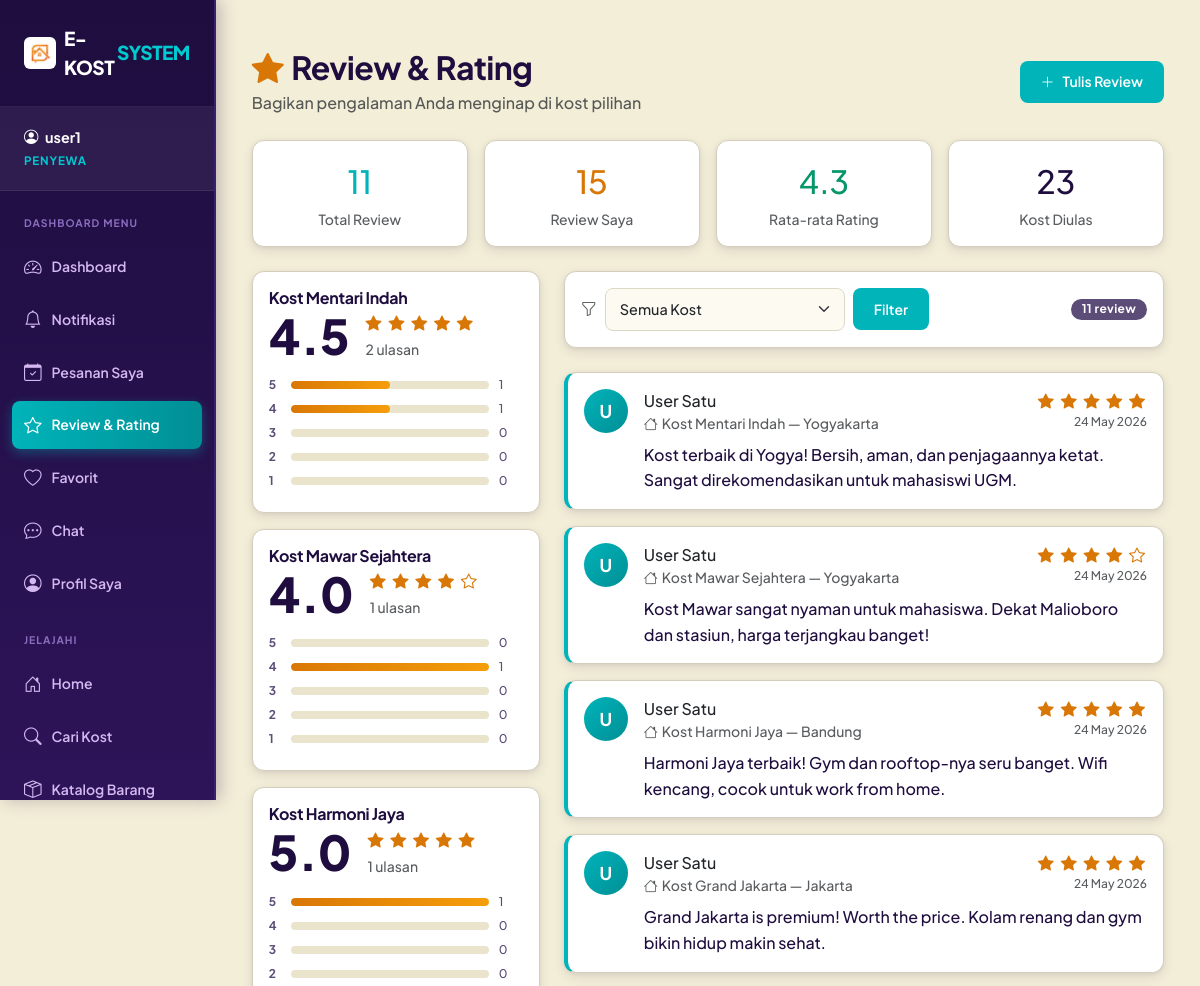
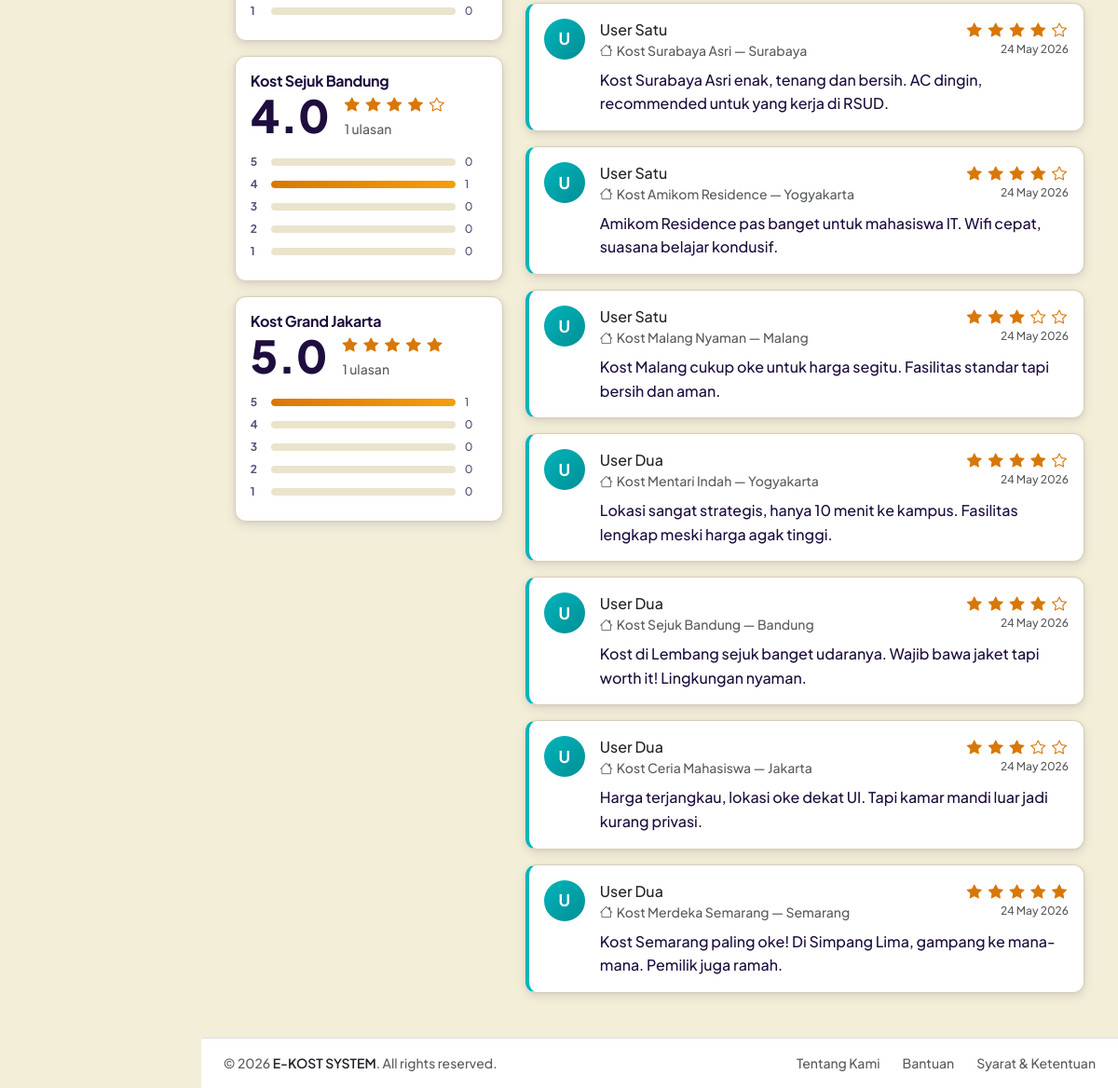
The page /modules/user/reviews.php (signed in) on the database its author committed (2 pictures, top to bottom).
### tables this page shows
CREATE TABLE kost (
    id INT AUTO_INCREMENT PRIMARY KEY,
    owner_id INT NOT NULL,
    name VARCHAR(100) NOT NULL,
    type ENUM('Putra', 'Putri', 'Campur') NOT NULL,
    description TEXT,
    address TEXT NOT NULL,
    city VARCHAR(50) NOT NULL,
    latitude DECIMAL(10, 8),
    longitude DECIMAL(11, 8),
    rules TEXT,
    facilities TEXT,
    price_start DECIMAL(12, 2) DEFAULT 0,
    created_at TIMESTAMP DEFAULT CURRENT_TIMESTAMP,
    FOREIGN KEY (owner_id) REFERENCES users(id) ON DELETE CASCADE
);

CREATE TABLE review (
    id INT AUTO_INCREMENT PRIMARY KEY,
    user_id INT NOT NULL,
    kost_id INT NOT NULL,
    rating INT CHECK (rating >= 1 AND rating <= 5),
    comment TEXT,
    created_at TIMESTAMP DEFAULT CURRENT_TIMESTAMP,
    FOREIGN KEY (user_id) REFERENCES users(id) ON DELETE CASCADE,
    FOREIGN KEY (kost_id) REFERENCES kost(id) ON DELETE CASCADE
);

CREATE TABLE users (
    id INT AUTO_INCREMENT PRIMARY KEY,
    username VARCHAR(50) NOT NULL UNIQUE,
    password VARCHAR(255) NOT NULL,
    email VARCHAR(100) NOT NULL UNIQUE,
    role ENUM('admin', 'owner', 'user') NOT NULL,
    full_name VARCHAR(100),
    phone VARCHAR(20),
    avatar VARCHAR(255),
    status ENUM('pending', 'verified', 'rejected') NOT NULL DEFAULT 'pending',
    created_at TIMESTAMP DEFAULT CURRENT_TIMESTAMP
);

### modules/user/reviews.php (the view, shortened to what this page needs)
<?php
require_once '../../config/database.php';
$user_id = $_SESSION['user_id'];
$kosts = $pdo->query("SELECT id, name, city FROM kost ORDER BY name")->fetchAll();
$review_query = "
    SELECT r.*, u.username, u.full_name, u.avatar, k.name as kost_name, k.city
    FROM review r
    JOIN users u ON r.user_id = u.id
    JOIN kost k ON r.kost_id = k.id
";
$review_params = [];
$review_query .= " ORDER BY r.created_at DESC";
$stmt = $pdo->prepare($review_query);
$stmt->execute($review_params);
$reviews = $stmt->fetchAll();
$avg_map = [];
$tmp = $pdo->query("SELECT kost_id, AVG(rating) as avg_rating, COUNT(*) as total_reviews FROM review GROUP BY kost_id")->fetchAll();
foreach ($tmp as $r) { $avg_map[$r['kost_id']] = $r; }
$total_reviews = count($reviews);
$my_reviews_count = $pdo->prepare("SELECT COUNT(*) FROM review WHERE user_id = ?");
$my_reviews_count->execute([$user_id]);
$my_reviews_count = (int)$my_reviews_count->fetchColumn();
$overall_avg = $pdo->query("SELECT AVG(rating) FROM review")->fetchColumn();
include '../../layouts/header.php';
?>
<div class="container py-4">
    <div class="d-flex align-items-center justify-content-between mb-4 flex-wrap gap-3">
        <div>
            <h2 class="fw-bold mb-1" style="color:var(--dark)"><i class="bi bi-star-fill me-2" style="color:#D97706"></i>Review & Rating</h2>
            <p class="text-muted mb-0">Bagikan pengalaman Anda menginap di kost pilihan</p>
        </div>
        <button class="btn btn-primary" data-bs-toggle="modal" data-bs-target="#reviewModal">
            <i class="bi bi-plus-lg me-2"></i>Tulis Review
        </button>
    </div>
    <div class="row g-3 mb-4">
        <div class="col-6 col-md-3">
            <div class="card text-center p-3">
                <div class="fw-800 mb-1" style="font-size:2rem;color:var(--primary);"><?= $total_reviews ?></div>
                <div class="text-muted small fw-600">Total Review</div>
            </div>
        </div>
        <div class="col-6 col-md-3">
            <div class="card text-center p-3">
                <div class="fw-800 mb-1" style="font-size:2rem;color:#D97706;"><?= $my_reviews_count ?></div>
                <div class="text-muted small fw-600">Review Saya</div>
            </div>
        </div>
        <div class="col-6 col-md-3">
            <div class="card text-center p-3">
                <div class="fw-800 mb-1" style="font-size:2rem;color:var(--success);"><?= $overall_avg ? number_format($overall_avg, 1) : '–' ?></div>
                <div class="text-muted small fw-600">Rata-rata Rating</div>
            </div>
        </div>
        <div class="col-6 col-md-3">
            <div class="card text-center p-3">
                <div class="fw-800 mb-1" style="font-size:2rem;color:var(--dark);"><?= count($avg_map) ?></div>
                <div class="text-muted small fw-600">Kost Diulas</div>
            </div>
        </div>
    </div>
    <div class="row g-4">
        <div class="col-lg-4">
            <?php if (!empty($avg_map)): ?>
            <?php foreach (array_slice($avg_map, 0, 5, true) as $kid => $ar):
                $kname = '';
                foreach ($kosts as $k) { if ($k['id'] == $kid) { $kname = $k['name']; break; } }
                $avg = round($ar['avg_rating'], 1);
                $distribution = [];
                for ($s = 5; $s >= 1; $s--) {
                    $cnt = $pdo->prepare("SELECT COUNT(*) FROM review WHERE kost_id = ? AND rating = ?");
                    $cnt->execute([$kid, $s]);
                    $distribution[$s] = (int)$cnt->fetchColumn();
                }
                $total_r = $ar['total_reviews'];
            ?>
            <div class="card mb-3 kost-rating-card">
                <div class="card-body">
                    <h6 class="fw-700 mb-1"><?= htmlspecialchars($kname) ?></h6>
                    <div class="d-flex align-items-center gap-3 mb-3">
                        <div class="big-rating"><?= number_format($avg, 1) ?></div>
                        <div>
                            <div class="stars-display mb-1">
                                <?php for ($i = 1; $i <= 5; $i++): ?>
                                    <i class="bi bi-star<?= $i <= round($avg) ? '-fill' : '' ?>"></i>
                                <?php endfor; ?>
                            </div>
                            <div class="text-muted small"><?= $total_r ?> ulasan</div>
                        </div>
                    </div>
                    <?php for ($s = 5; $s >= 1; $s--):
                        $pct = $total_r > 0 ? round(($distribution[$s] / $total_r) * 100) : 0;
                    ?>
                    <div class="rating-bar-wrap">
                        <span style="width:12px;font-size:.75rem;font-weight:700;color:var(--text-muted)"><?= $s ?></span>
                        <div class="rating-bar"><div class="rating-bar-fill" style="width:<?= $pct ?>%"></div></div>
                        <span style="width:24px;font-size:.75rem;color:var(--text-muted)"><?= $distribution[$s] ?></span>
                    </div>
                    <?php endfor; ?>
                </div>
            </div>
            <?php endforeach; ?>
            <?php endif; ?>
        </div>
        <div class="col-lg-8">
            <div class="card mb-4">
                <div class="card-body py-3">
                    <form method="GET" class="d-flex gap-2 align-items-center flex-wrap">
                        <i class="bi bi-funnel text-muted"></i>
                        <select name="kost_id" class="form-select form-select-sm" style="max-width:240px;">
                            <option value="">Semua Kost</option>
                        </select>
                        <button type="submit" class="btn btn-sm btn-primary">Filter</button>
                        <span class="ms-auto badge bg-secondary"><?= count($reviews) ?> review</span>
                    </form>
                </div>
            </div>
            <?php if (empty($reviews)): ?>
            <div class="card text-center p-5">
                <i class="bi bi-chat-square-text display-3 mb-3" style="color:var(--border-color)"></i>
                <h5 class="fw-700">Belum Ada Review</h5>
                <p class="text-muted">Jadilah yang pertama memberikan ulasan!</p>
                <div><button class="btn btn-primary" data-bs-toggle="modal" data-bs-target="#reviewModal"><i class="bi bi-plus-lg me-2"></i>Tulis Review</button></div>
            </div>
            <?php else: ?>
            <div class="d-flex flex-column gap-3">
                <?php foreach ($reviews as $rv):
                    $initials = strtoupper(substr($rv['full_name'] ?: $rv['username'], 0, 1));
                ?>
                <div class="card review-card">
                    <div class="card-body">
                        <div class="d-flex gap-3 align-items-start">
                            <div class="reviewer-avatar"><?= $initials ?></div>
                            <div class="flex-grow-1 min-w-0">
                                <div class="d-flex justify-content-between align-items-start flex-wrap gap-2">
                                    <div>
                                        <div class="fw-700"><?= htmlspecialchars($rv['full_name'] ?: $rv['username']) ?></div>
                                        <div class="text-muted small"><i class="bi bi-house me-1"></i><?= htmlspecialchars($rv['kost_name']) ?> — <?= htmlspecialchars($rv['city']) ?></div>
                                    </div>
                                    <div class="text-end">
                                        <div class="stars-display" style="font-size:1rem;">
                                            <?php for ($i = 1; $i <= 5; $i++): ?>
                                                <i class="bi bi-star<?= $i <= $rv['rating'] ? '-fill' : '' ?>"></i>
                                            <?php endfor; ?>
                                        </div>
                                        <div class="text-muted" style="font-size:.75rem;"><?= date('d M Y', strtotime($rv['created_at'])) ?></div>
                                    </div>
                                </div>
                                <p class="mt-2 mb-0" style="color:var(--text-main);line-height:1.6;"><?= nl2br(htmlspecialchars($rv['comment'])) ?></p>
                            </div>
                        </div>
                    </div>
                </div>
                <?php endforeach; ?>
            </div>
            <?php endif; ?>
        </div>
    </div>
</div>
<?php include '../../layouts/footer.php'; ?>

### assets/css/style.css (style rules this page uses)
:root { --primary: #00B4BA; --primary-hover: #008F95; --secondary: #E84545; --accent: #E84545; --success: #059669; --danger: #DC2626; --warning: #D97706; --dark: #1E0D3E; --dark-soft: #2D1459; --bg-page: #F3EED8; --bg-card: #ffffff; --text-main: #1E0D3E; --text-muted: #5C4D78; --border-color: #D6CEBC; --border-radius: 12px; --btn-radius: 8px; --box-shadow: 0 4px 12px rgba(30, 13, 62, 0.10), 0 1px 4px rgba(30, 13, 62, 0.06); --box-shadow-hover: 0 14px 28px rgba(30, 13, 62, 0.16), 0 6px 10px rgba(30, 13, 62, 0.10); --bg-card-pesanan: #00B4BA; --bg-card-favorit: #E84545; }
*, *::before, *::after { box-sizing: border-box; }
body { font-family: 'Plus Jakarta Sans', sans-serif; font-weight: 500; color: var(--text-main); background-color: var(--bg-page); min-height: 100vh; }
h1, h2, h3, h4, h5, h6 { font-family: 'Plus Jakarta Sans', sans-serif; font-weight: 700; color: var(--text-main); letter-spacing: -0.02em; }
p { color: var(--text-muted); line-height: 1.6; }
.card { background-color: var(--bg-card); border: 1px solid var(--border-color) !important; border-radius: var(--border-radius) !important; box-shadow: var(--box-shadow) !important; transition: transform 0.22s ease, box-shadow 0.22s ease; overflow: hidden; }
.btn { border: 1px solid transparent !important; border-radius: var(--btn-radius) !important; font-weight: 600; font-size: 0.875rem; padding: 0.6rem 1.25rem; box-shadow: none !important; transition: all 0.2s ease; }
.btn-primary { background-color: var(--primary) !important; color: #ffffff !important; }
.form-control, .form-select { border: 1px solid #DDD8C4 !important; border-radius: var(--btn-radius) !important; font-size: 0.9rem; padding: 0.6rem 0.875rem; transition: all 0.15s ease; font-weight: 500; background-color: #FDFAF2 !important; }
.badge { border-radius: 9999px !important; padding: 0.38em 0.9em; font-weight: 700; font-size: 0.75rem; letter-spacing: 0.03em; border: none !important; }
.bg-secondary { background-color: #5C4D78 !important; color: #fff !important; }

### modules/user/reviews.php (style rules this page uses)
.review-card { border-left: 4px solid var(--primary) !important; transition: all 0.2s ease; }
.stars-display { color: #D97706; letter-spacing: 2px; }
.rating-bar-wrap { display:flex; align-items:center; gap:10px; margin-bottom:6px; }
.rating-bar { flex:1; background:#EAE4CC; border-radius:99px; height:8px; overflow:hidden; }
.rating-bar-fill { height:100%; background:linear-gradient(90deg,#D97706,#F59E0B); border-radius:99px; transition:width 0.6s ease; }
.kost-rating-card { border-top: 3px solid var(--primary); }
.big-rating { font-size: 3rem; font-weight: 800; line-height:1; color: var(--dark); }
.reviewer-avatar { width: 44px; height: 44px; background: linear-gradient(135deg, var(--primary), #008F95); border-radius: 50%; display: flex; align-items:center; justify-content:center; color: #fff; font-weight: 700; font-size: 1.1rem; flex-shrink: 0; }

### rows shown on the page
kost: name "Kost Mentari Indah"
kost: name "Kost Mawar Sejahtera"
kost: name "Kost Harmoni Jaya"
kost: name "Kost Sejuk Bandung"
kost: name "Kost Grand Jakarta"
review: user.full_name "U", user.full_name "User Satu", kost.name "Kost Mentari Indah", kost.city "Yogyakarta", rating 5 (drawn), created_at "24 May 2026", comment "Kost terbaik di Yogya! Bersih, aman, dan penjagaannya ketat. Sangat direkomendasikan untuk mahasiswi UGM."
review: user.full_name "U", user.full_name "User Satu", kost.name "Kost Mawar Sejahtera", kost.city "Yogyakarta", rating 4 (drawn), created_at "24 May 2026", comment "Kost Mawar sangat nyaman untuk mahasiswa. Dekat Malioboro dan stasiun, harga terjangkau banget!"
review: user.full_name "U", user.full_name "User Satu", kost.name "Kost Harmoni Jaya", kost.city "Bandung", rating 5 (drawn), created_at "24 May 2026", comment "Harmoni Jaya terbaik! Gym dan rooftop-nya seru banget. Wifi kencang, cocok untuk work from home."
review: user.full_name "U", user.full_name "User Satu", kost.name "Kost Grand Jakarta", kost.city "Jakarta", rating 5 (drawn), created_at "24 May 2026", comment "Grand Jakarta is premium! Worth the price. Kolam renang dan gym bikin hidup makin sehat."
review: user.full_name "U", user.full_name "User Satu", kost.name "Kost Surabaya Asri", kost.city "Surabaya", rating 4 (drawn), created_at "24 May 2026", comment "Kost Surabaya Asri enak, tenang dan bersih. AC dingin, recommended untuk yang kerja di RSUD."
review: user.full_name "U", user.full_name "User Satu", kost.name "Kost Amikom Residence", kost.city "Yogyakarta", rating 4 (drawn), created_at "24 May 2026", comment "Amikom Residence pas banget untuk mahasiswa IT. Wifi cepat, suasana belajar kondusif."
review: user.full_name "U", user.full_name "User Satu", kost.name "Kost Malang Nyaman", kost.city "Malang", rating 3 (drawn), created_at "24 May 2026", comment "Kost Malang cukup oke untuk harga segitu. Fasilitas standar tapi bersih dan aman."
review: user.full_name "U", user.full_name "User Dua", kost.name "Kost Mentari Indah", kost.city "Yogyakarta", rating 4 (drawn), created_at "24 May 2026", comment "Lokasi sangat strategis, hanya 10 menit ke kampus. Fasilitas lengkap meski harga agak tinggi."
review: user.full_name "U", user.full_name "User Dua", kost.name "Kost Sejuk Bandung", kost.city "Bandung", rating 4 (drawn), created_at "24 May 2026", comment "Kost di Lembang sejuk banget udaranya. Wajib bawa jaket tapi worth it! Lingkungan nyaman."
review: user.full_name "U", user.full_name "User Dua", kost.name "Kost Ceria Mahasiswa", kost.city "Jakarta", rating 3 (drawn), created_at "24 May 2026", comment "Harga terjangkau, lokasi oke dekat UI. Tapi kamar mandi luar jadi kurang privasi."
review: user.full_name "U", user.full_name "User Dua", kost.name "Kost Merdeka Semarang", kost.city "Semarang", rating 5 (drawn), created_at "24 May 2026", comment "Kost Semarang paling oke! Di Simpang Lima, gampang ke mana-mana. Pemilik juga ramah."

### other values the page prints
$_SESSION['username'] "user1"
$item['label'] "Dashboard"
$item['label'] "Notifikasi"
$item['label'] "Pesanan Saya"
$item['label'] "Review & Rating"
$item['label'] "Favorit"
$item['label'] "Chat"
$item['label'] "Profil Saya"
$total_reviews "11"
$my_reviews_count "15"
$overall_avg "4.3"
count($avg_map) "23"
$avg "4.5"
$total_r "2"
$distribution[$s] "1"
